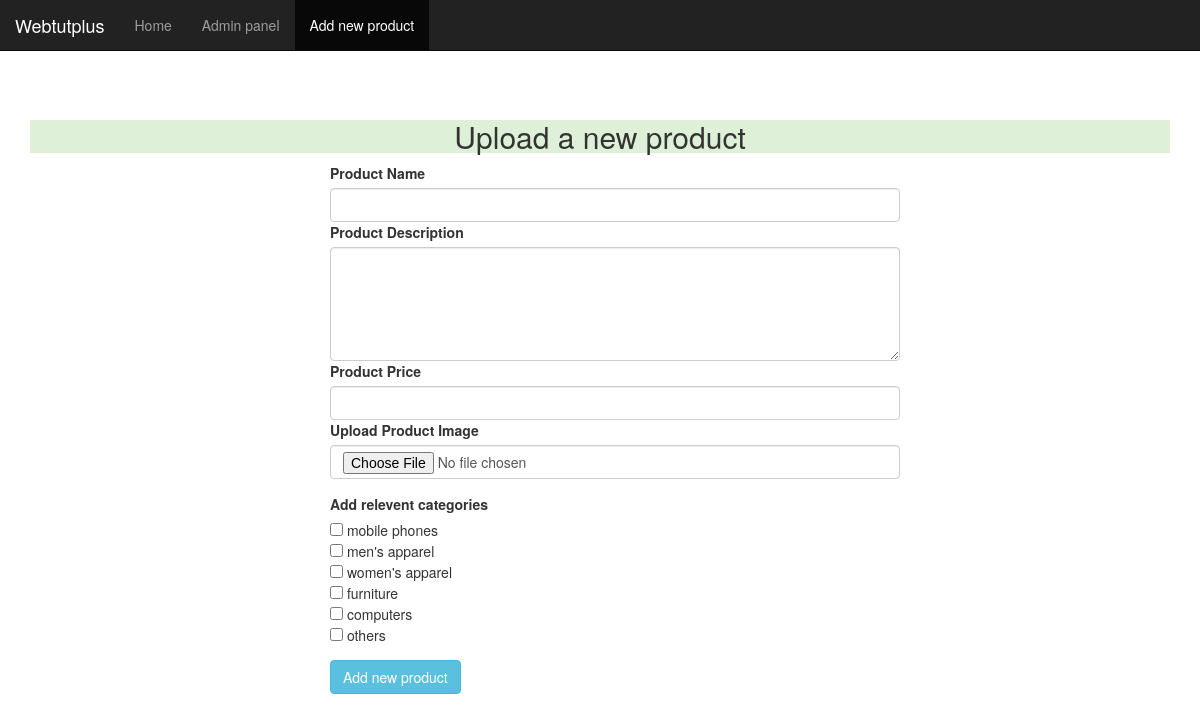
The app's page /admin.php with its own data.
### tables this page shows
CREATE TABLE IF NOT EXISTS `categories` (
  `id` int(11) NOT NULL AUTO_INCREMENT,
  `name` varchar(200) NOT NULL,
  PRIMARY KEY (`id`)
);

### admin.php (the view, shortened to what this page needs)
<!DOCTYPE html>
<html>
<head>
	 <link href="https://maxcdn.bootstrapcdn.com/bootstrap/3.3.4/css/bootstrap.min.css"
    rel="stylesheet">
</head>
<body>
<?php include("connect.php")  ?>
	<nav class="navbar navbar-inverse navbar-fixed-top">
	  <div class="container-fluid">
	    <div class="navbar-header">
	      <a class="navbar-brand" href="#">Webtutplus</a>
	    </div>
	    <div>
	      <ul class="nav navbar-nav">
	        <li ><a href="index.php">Home</a></li>
	        <li ><a href="admin.php">Admin panel</a></li>
	       	<li class="active"><a href="admin.php">Add new product</a></li>
	      </ul>
	    </div>
	  </div>
	</nav>
	<div class="container" style="margin-top:0px">
		<h2 style="text-align:center"  class="bg-success"> Upload a new product</h2>
	<div class="container">
		<form action="" method="post"  enctype="multipart/form-data" style="width:50%;margin:0 auto">
		  <div class="form-group">
                  <label for="exampleInputFile"> Product Name </label>
               <input type="text" class="form-control" name="naam" required>
          <label for="exampleInputFile">Product Description </label>
           <textarea class="form-control"  name="cate" rows="5" id="comment"></textarea>
		  <label for="exampleInputFile">Product Price </label>
		 <input type="number" min="10" class="form-control" name="pr" required>
		    <label for="exampleInputFile">Upload Product Image</label>
		    <input type="file" class="form-control" name="file" id="exampleInputFile" required>
		  </div>
		  <div class="form-group">
		  <label for="exampleInputFile">Add relevent categories</label>
		  	<?php
					$sql = "SELECT * FROM categories";
					$result = mysqli_query($conn, $sql);
					if (mysqli_num_rows($result) > 0) {
					    while($row = mysqli_fetch_assoc($result)) {
					    	?>
					    	<br /><input type="checkbox" name="cat[]" value="<?php echo $row['id']; ?>"  >
					    		<?php echo $row['name']; ?>
			<?php
			}
		}
			?>
		  </div>
		  <button type="submit" name="upload" class="btn btn-info" >Add new product</button>
		</form>
	</div>
	</div>
</body>
</html>

### records on screen
categories: name "mobile phones"
categories: name "men's apparel"
categories: name "women's apparel"
categories: name "furniture"
categories: name "computers"
categories: name "others"
